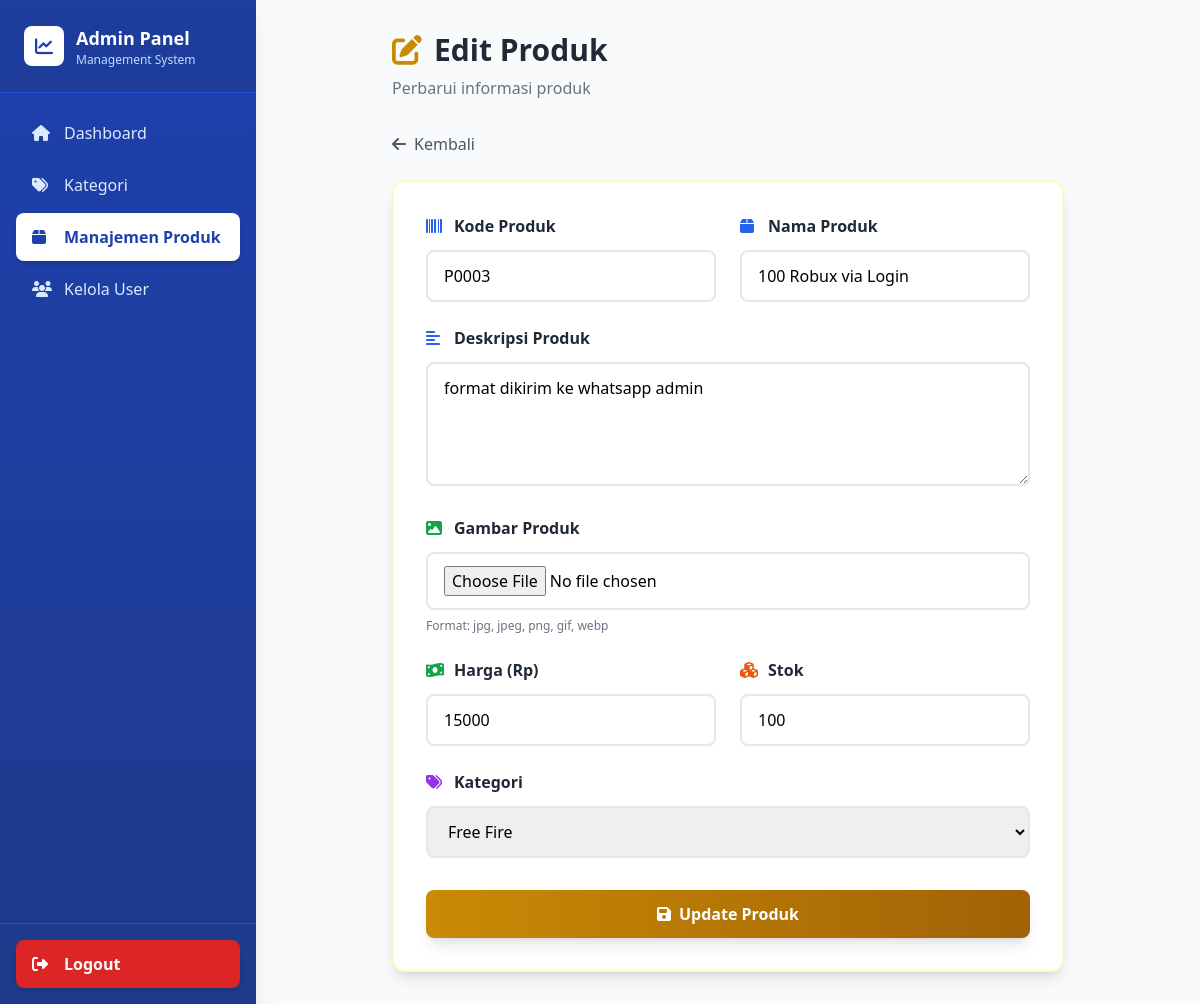
The app's page /edit_produk.php?id=3 (signed in) with its own data.
### tables this page shows
CREATE TABLE IF NOT EXISTS produk (
    id INT AUTO_INCREMENT PRIMARY KEY,
    kode_produk VARCHAR(50),
    nama_produk VARCHAR(100) NOT NULL,
    harga INT NOT NULL,
    stok INT NOT NULL,
    id_kategori INT NOT NULL,
    FOREIGN KEY (id_kategori) REFERENCES kategori(id) ON DELETE CASCADE
);

CREATE TABLE IF NOT EXISTS kategori (
    id INT AUTO_INCREMENT PRIMARY KEY,
    nama_kategori VARCHAR(100) NOT NULL
);

### edit_produk.php (the view, shortened to what this page needs)
<?php
include "koneksi.php";
$id = intval($_GET['id']);
$produk = mysqli_fetch_assoc(mysqli_query($conn, "SELECT * FROM produk WHERE id=$id"));
$kategori = mysqli_query($conn, "SELECT * FROM kategori ORDER BY nama_kategori ASC");
?>
<!DOCTYPE html>
<html lang="id">
<head>
    <script src="https://cdn.tailwindcss.com"></script>
    <link rel="stylesheet" href="https://cdnjs.cloudflare.com/ajax/libs/font-awesome/6.4.0/css/all.min.css">
</head>
<body class="bg-gray-50 min-h-screen">
    <div class="flex min-h-screen">
        <?php $activePage = 'produk'; include 'sidebar.php'; ?>
        <main class="flex-1 p-8">
            <div class="max-w-2xl mx-auto">
                <div class="mb-8">
                    <h1 class="text-3xl font-bold text-gray-800 flex items-center gap-3">
                        <i class="fas fa-edit text-yellow-600"></i>
                        Edit Produk
                    </h1>
                    <p class="text-gray-500 mt-2">Perbarui informasi produk</p>
                </div>
                <a href="produk.php" class="inline-flex items-center gap-2 mb-6 text-gray-600 hover:text-blue-600 transition-colors duration-300">
                    <i class="fas fa-arrow-left"></i>
                    Kembali
                </a>
                <div class="bg-white rounded-xl shadow-lg p-8 border-2 border-yellow-100">
                    <form method="post" enctype="multipart/form-data">
                        <div class="grid grid-cols-2 gap-6 mb-6">
                            <div>
                                <label class="block mb-3 font-semibold text-gray-800 flex items-center gap-2">
                                    <i class="fas fa-barcode text-blue-600 w-5"></i>
                                    Kode Produk
                                </label>
                                <input type="text" name="kode_produk" value="<?php echo htmlspecialchars($produk['kode_produk'] ?? ''); ?>" class="w-full px-4 py-3 border-2 border-gray-200 rounded-lg focus:outline-none focus:border-blue-500 focus:ring-2 focus:ring-blue-200 transition-all duration-300" required>
                            </div>
                            <div>
                                <label class="block mb-3 font-semibold text-gray-800 flex items-center gap-2">
                                    <i class="fas fa-box text-blue-600 w-5"></i>
                                    Nama Produk
                                </label>
                                <input type="text" name="nama_produk" value="<?php echo htmlspecialchars($produk['nama_produk']); ?>" class="w-full px-4 py-3 border-2 border-gray-200 rounded-lg focus:outline-none focus:border-blue-500 focus:ring-2 focus:ring-blue-200 transition-all duration-300" required>
                            </div>
                        </div>
                        <div class="mb-6">
                            <label class="block mb-3 font-semibold text-gray-800 flex items-center gap-2">
                                <i class="fas fa-align-left text-blue-600 w-5"></i>
                                Deskripsi Produk
                            </label>
                            <textarea name="deskripsi" rows="4" class="w-full px-4 py-3 border-2 border-gray-200 rounded-lg focus:outline-none focus:border-blue-500 focus:ring-2 focus:ring-blue-200 transition-all duration-300" placeholder="Tulis deskripsi produk..." required><?php echo htmlspecialchars($produk['deskripsi'] ?? ''); ?></textarea>
                        </div>
                        <div class="mb-6">
                            <label class="block mb-3 font-semibold text-gray-800 flex items-center gap-2">
                                <i class="fas fa-image text-green-600 w-5"></i>
                                Gambar Produk
                            </label>
                            <input type="file" name="gambar" accept="image/*" class="w-full px-4 py-3 border-2 border-gray-200 rounded-lg focus:outline-none focus:border-green-500 focus:ring-2 focus:ring-green-200 transition-all duration-300">
                            <p class="text-xs text-gray-500 mt-2">Format: jpg, jpeg, png, gif, webp</p>
                        </div>
                        <div class="grid grid-cols-2 gap-6 mb-6">
                            <div>
                                <label class="block mb-3 font-semibold text-gray-800 flex items-center gap-2">
                                    <i class="fas fa-money-bill-wave text-green-600 w-5"></i>
                                    Harga (Rp)
                                </label>
                                <input type="number" name="harga" value="<?php echo $produk['harga']; ?>" class="w-full px-4 py-3 border-2 border-gray-200 rounded-lg focus:outline-none focus:border-blue-500 focus:ring-2 focus:ring-blue-200 transition-all duration-300" required>
                            </div>
                            <div>
                                <label class="block mb-3 font-semibold text-gray-800 flex items-center gap-2">
                                    <i class="fas fa-cubes text-orange-600 w-5"></i>
                                    Stok
                                </label>
                                <input type="number" name="stok" value="<?php echo $produk['stok']; ?>" class="w-full px-4 py-3 border-2 border-gray-200 rounded-lg focus:outline-none focus:border-blue-500 focus:ring-2 focus:ring-blue-200 transition-all duration-300" required>
                            </div>
                        </div>
                        <div class="mb-8">
                            <label class="block mb-3 font-semibold text-gray-800 flex items-center gap-2">
                                <i class="fas fa-tags text-purple-600 w-5"></i>
                                Kategori
                            </label>
                            <select name="id_kategori" class="w-full px-4 py-3 border-2 border-gray-200 rounded-lg focus:outline-none focus:border-blue-500 focus:ring-2 focus:ring-blue-200 transition-all duration-300" required>
                                <?php while ($row = mysqli_fetch_assoc($kategori)) { ?>
                                    <option value="<?php echo $row['id']; ?>" <?php if ($row['id'] == $produk['id_kategori']) echo 'selected'; ?>><?php echo htmlspecialchars($row['nama_kategori']); ?></option>
                                <?php } ?>
                            </select>
                        </div>
                        <button type="submit" name="update" class="w-full bg-gradient-to-r from-yellow-600 to-yellow-700 text-white py-3 rounded-lg hover:from-yellow-700 hover:to-yellow-800 font-semibold transition-all duration-300 flex items-center justify-center gap-2 shadow-lg hover:shadow-xl transform hover:scale-105">
                            <i class="fas fa-save"></i>
                            Update Produk
                        </button>
                    </form>
                </div>
            </div>
        </main>
    </div>
</body>
</html>

### records on screen
produk: kode_produk "P0003", nama_produk "100 Robux via Login", deskripsi "format dikirim ke whatsapp admin", harga "15000", stok "100", id_kategori "Free Fire"
